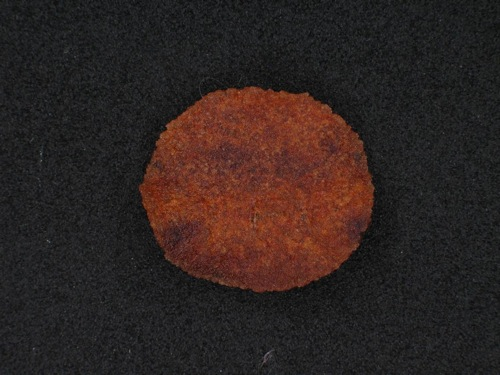
%> input picture Balu/ImagesAndData/testimg2.jpg, 500 x 375 px
$ octave --eval "result = Bim_rgb2hci(imread('../ImagesAndData/testimg2.jpg'));"   (GNU Octave 9; MATLAB toolbox functions it lacks are replaced by stand-ins)
%> lines starting %> are read from the running program, lines starting %| are printed output that depends on the picture
% J = Bim_rgb2hcm(RGB)
%
% Toolbox: Balu
%    Conversion RGB to high contrast image.
%
%    RGB: color image
%    J  : hcm image
%
%  See details in:
%  Mery, D.; Pedreschi, F. (2005): Segmentation of Colour Food Images using
%  a Robust Algorithm. Journal of Food Engineering 66(3): 353-360.
%
%  Example:
%     I = imread('testimg2.jpg');
%     J = Bim_rgb2hcm(I);
%     figure(1)
%     imshow(I); title('control image')
%     figure(2)
%     imshow(J); title('high contrast image')
%
% (c) D.Mery, PUC-DCC, 2011
% http://dmery.ing.puc.cl


function J = Bim_rgb2hci(RGB)

RGB = double(RGB);
if (size(RGB,3)==1)
    I = RGB;
else
    RGB64 = imresize(RGB,[64 64]);
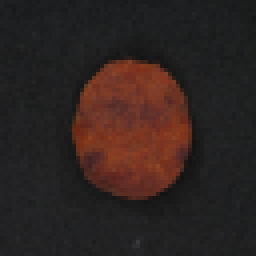
%> RGB64: size 64x64x3 double (shown 4 times larger); mean R, G, B 47.7, 35.9, 33.4
    k = fminsearch(@Bstd2,[1 1],[],RGB64);
% [26 lines not run here, left out]
function s = Bstd2(k,RGB)
%> called with k = [1 1]
% [28 lines of commented-out code are left out]


I = k(1)*RGB(:,:,1) + k(2)*RGB(:,:,2) + RGB(:,:,3);
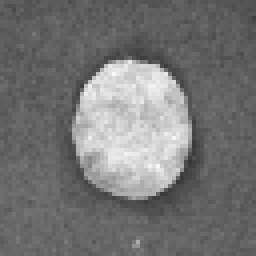
%> I: size 64x64 double (shown 4 times larger); min 53.91, max 250.1, mean 117
%> (the run ends here)

$ run again, on Balu/ImagesAndData/testimg1.jpg
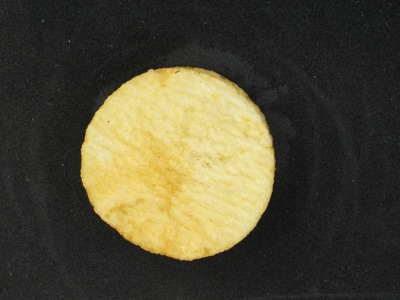
%> input picture Balu/ImagesAndData/testimg1.jpg, 400 x 300 px
%> in Bim_rgb2hci, `RGB64 = imresize(RGB,[64 64]);`:
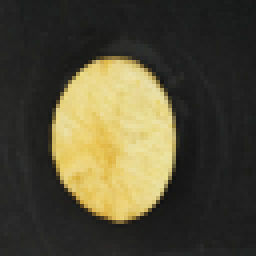
%> RGB64: size 64x64x3 double (shown 4 times larger); mean R, G, B 81, 75.9, 55.2
%> in Bstd2, `I = k(1)*RGB(:,:,1) + k(2)*RGB(:,:,2) + RGB(:,:,3);`:
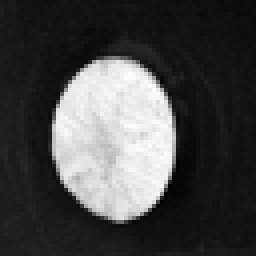
%> I: size 64x64 double (shown 4 times larger); min 49.85, max 633.2, mean 212.1; drawn with min black and max white

$ run again, on Balu/ImagesAndData/testimg3.jpg
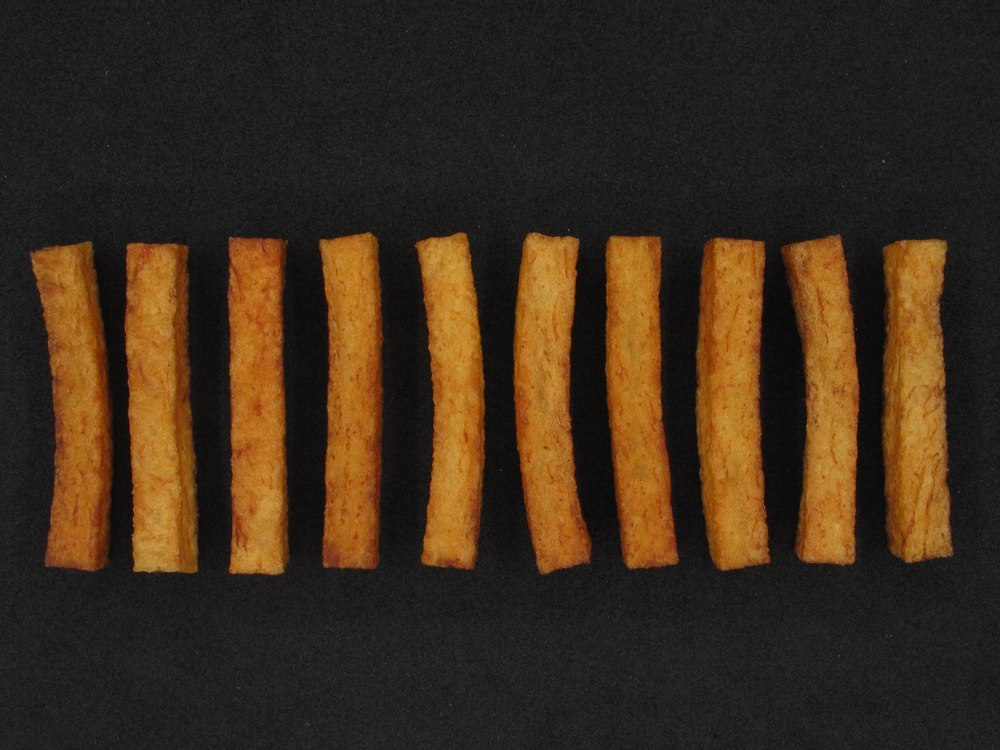
%> input picture Balu/ImagesAndData/testimg3.jpg, 1000 x 750 px
%> in Bim_rgb2hci, `RGB64 = imresize(RGB,[64 64]);`:
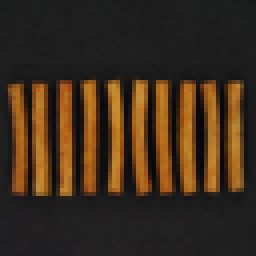
%> RGB64: size 64x64x3 double (shown 4 times larger); mean R, G, B 61.8, 45.2, 28.5
%> in Bstd2, `I = k(1)*RGB(:,:,1) + k(2)*RGB(:,:,2) + RGB(:,:,3);`:
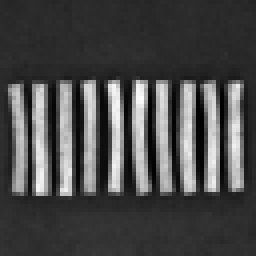
%> I: size 64x64 double (shown 4 times larger); min 24.98, max 406.5, mean 135.5; drawn with min black and max white

$ run again, on Balu/ImagesAndData/testimg4.jpg
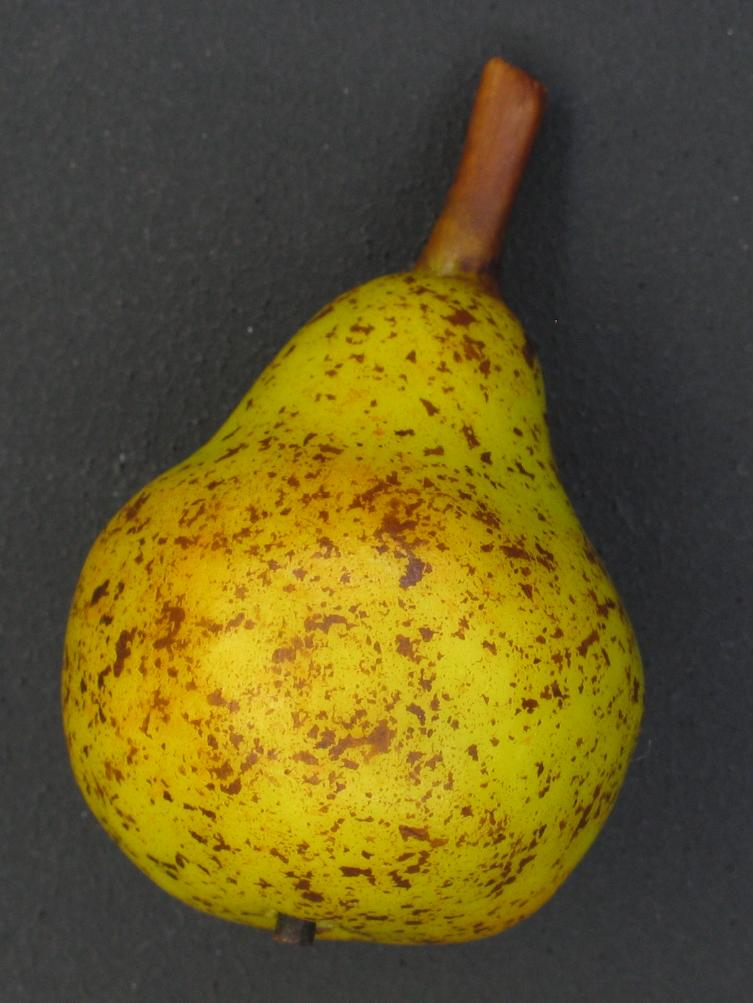
%> input picture Balu/ImagesAndData/testimg4.jpg, 753 x 1003 px
%> in Bim_rgb2hci, `RGB64 = imresize(RGB,[64 64]);`:
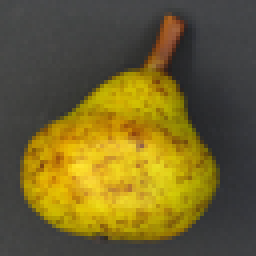
%> RGB64: size 64x64x3 double (shown 4 times larger); mean R, G, B 100.1, 87.7, 38.4; drawn with min black and max white
%> in Bstd2, `I = k(1)*RGB(:,:,1) + k(2)*RGB(:,:,2) + RGB(:,:,3);`:
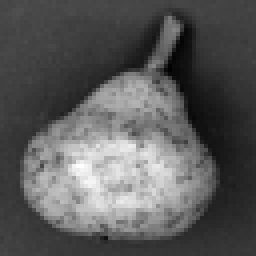
%> I: size 64x64 double (shown 4 times larger); min 84.58, max 483.3, mean 226.2; drawn with min black and max white
